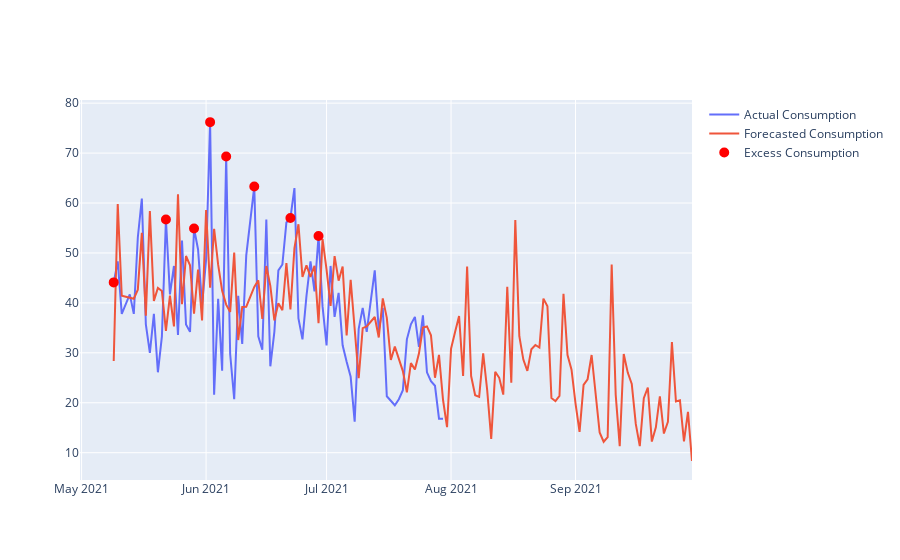

Notebook code cell kept with this figure:
### Code cell
fig = go.Figure()
fig.add_trace(go.Scatter(x=df_all['Date'], y=df_all['Total_Consumption'],
                    mode='lines',
                    name='Actual Consumption'))
fig.add_trace(go.Scatter(x=df_all['Date'], y=df_all['Predicted_Consumption'],
                    mode='lines',
                    name='Forecasted Consumption'))
fig.add_trace(go.Scatter(x=df_anoms['Date'], y=df_anoms['Total_Consumption'],
                    mode='markers',
                    name='Excess Consumption'))
fig.update_traces(marker=dict(size=5, 
                              line=dict(width=5,
                                        color='red')))

### Figure 1 — Plotly figure (JSON) as saved in the notebook; plotly's stock layout.template omitted (floating-point values rounded to 4 significant figures; data arrays with more than 128 entries replaced by an {"elided": "..."} marker saying what was removed)
{"data": [{"marker": {"line": {"color": "red", "width": 5}, "size": 5}, "mode": "lines", "name": "Actual Consumption", "type": "scatter", "x": {"elided": "142 str values"}, "y": {"elided": "142 float values"}}, {"marker": {"line": {"color": "red", "width": 5}, "size": 5}, "mode": "lines", "name": "Forecasted Consumption", "type": "scatter", "x": {"elided": "142 str values"}, "y": {"elided": "142 float values"}}, {"marker": {"line": {"color": "red", "width": 5}, "size": 5}, "mode": "markers", "name": "Excess Consumption", "type": "scatter", "x": ["2021-05-09T00:00:00.000000000", "2021-05-22T00:00:00.000000000", "2021-05-29T00:00:00.000000000", "2021-06-02T00:00:00.000000000", "2021-06-06T00:00:00.000000000", "2021-06-13T00:00:00.000000000", "2021-06-22T00:00:00.000000000", "2021-06-29T00:00:00.000000000"], "y": [44.1, 56.7, 54.9, 76.2, 69.3, 63.3, 57.0, 53.4]}], "layout": {}}
